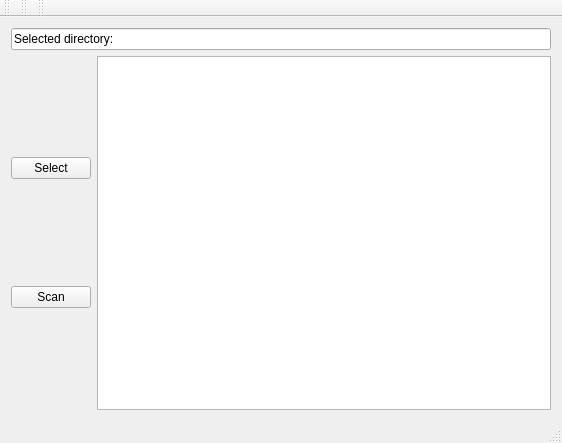
<?xml version="1.0" encoding="UTF-8"?>
<ui version="4.0">
 <class>MainWindow</class>
 <widget class="QMainWindow" name="MainWindow">
  <property name="geometry">
   <rect>
    <x>0</x>
    <y>0</y>
    <width>562</width>
    <height>443</height>
   </rect>
  </property>
  <property name="minimumSize">
   <size>
    <width>562</width>
    <height>443</height>
   </size>
  </property>
  <property name="windowTitle">
   <string>MainWindow</string>
  </property>
  <widget class="QWidget" name="centralWidget">
   <layout class="QGridLayout" name="gridLayout_5">
    <item row="0" column="0">
     <layout class="QGridLayout" name="gridLayout_3">
      <item row="0" column="1">
       <widget class="QLineEdit" name="lineEdit">
        <property name="text">
         <string>Selected directory: </string>
        </property>
        <property name="cursorPosition">
         <number>20</number>
        </property>
        <property name="readOnly">
         <bool>true</bool>
        </property>
       </widget>
      </item>
      <item row="1" column="1">
       <layout class="QGridLayout" name="gridLayout_2">
        <item row="0" column="0">
         <layout class="QGridLayout" name="gridLayout_4">
          <item row="0" column="0">
           <widget class="QPushButton" name="selectButton">
            <property name="text">
             <string>Select</string>
            </property>
           </widget>
          </item>
          <item row="1" column="0">
           <widget class="QPushButton" name="scanButton">
            <property name="text">
             <string>Scan</string>
            </property>
           </widget>
          </item>
         </layout>
        </item>
        <item row="0" column="1">
         <widget class="QTreeView" name="treeView"/>
        </item>
       </layout>
      </item>
     </layout>
    </item>
   </layout>
  </widget>
  <widget class="QMenuBar" name="menuBar">
   <property name="geometry">
    <rect>
     <x>0</x>
     <y>0</y>
     <width>562</width>
     <height>25</height>
    </rect>
   </property>
  </widget>
  <widget class="QToolBar" name="mainToolBar">
   <attribute name="toolBarArea">
    <enum>TopToolBarArea</enum>
   </attribute>
   <attribute name="toolBarBreak">
    <bool>false</bool>
   </attribute>
  </widget>
  <widget class="QStatusBar" name="statusBar"/>
  <widget class="QToolBar" name="toolBar">
   <property name="windowTitle">
    <string>toolBar</string>
   </property>
   <attribute name="toolBarArea">
    <enum>TopToolBarArea</enum>
   </attribute>
   <attribute name="toolBarBreak">
    <bool>false</bool>
   </attribute>
  </widget>
  <widget class="QToolBar" name="toolBar_2">
   <property name="windowTitle">
    <string>toolBar_2</string>
   </property>
   <attribute name="toolBarArea">
    <enum>TopToolBarArea</enum>
   </attribute>
   <attribute name="toolBarBreak">
    <bool>false</bool>
   </attribute>
  </widget>
 </widget>
 <layoutdefault spacing="6" margin="11"/>
 <resources/>
 <connections/>
</ui>
